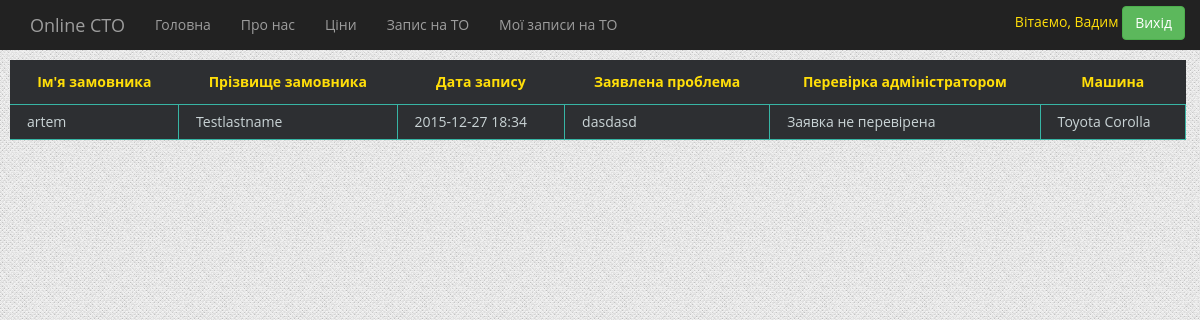
Page /myforms/ (signed in) on the earlier database version.
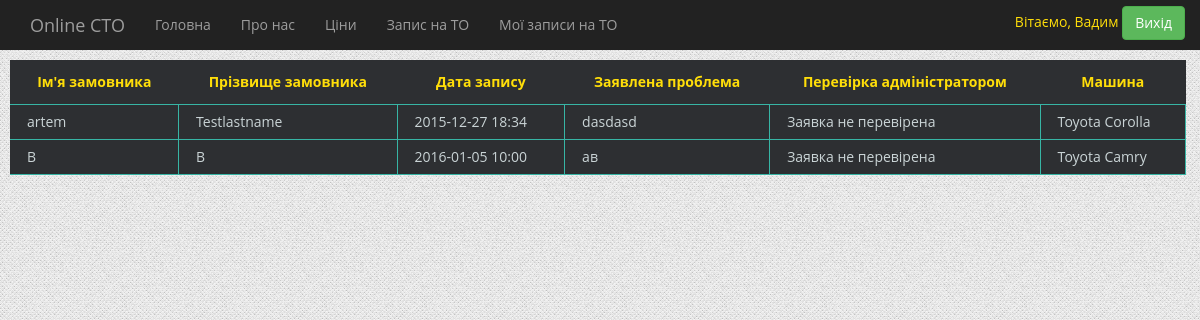
Same page on the later database version.
### forma/models.py (models this page shows)
class Forma(models.Model):
    class Meta():
        db_table = 'forma'
    user_name = models.ForeignKey(User)
    first_name = models.CharField(max_length=200, verbose_name="Ім'я замовника")
    last_name = models.CharField(max_length=200, verbose_name="Призвіще замовника")
    car_name = models.ForeignKey(Cars, verbose_name="Виберіть автомобіль")
    problem = models.TextField(max_length=200, default='', verbose_name="Побажання")
    date = models.DateField(verbose_name="Забронюйте дату")
    time = models.TimeField(verbose_name="Забронюйте час")
    is_checked = models.BooleanField(default=False)
    def __str__(self):
        return self.date.strftime("%Y-%m-%d")+self.time.strftime(" %H:%M")

### app/models.py (models this page shows)
class Cars(models.Model):
    class Meta():
        db_table = 'cars'
    cars_name = models.CharField(max_length=200)
    cars_model = models.CharField(max_length=200)
    def __str__(self):
        return self.cars_name + " " + self.cars_model

### forma/views.py (the view)
# urls.py: url(r'^myforms/', myforms),
def myforms(request):
    if auth.get_user(request).username:
        t = get_template('myforms.html')
        username=auth.get_user(request).username
        if username:
            html = t.render({'myforms' : Forma.objects.filter(user_name=auth.get_user(request)),'first_name':auth.get_user(request).first_name, 'username' : auth.get_user(request).username})
        else:
            html = t.render({'myforms' : Forma.objects.filter(user_name=auth.get_user(request)), 'username' : auth.get_user(request).username})
        return HttpResponse(html)
    else:
        t = get_template('errors.html')
        html = t.render()
        return HttpResponse(html)

### forma/templates/myforms.html
{% extends 'index.html' %}
{% load staticfiles %}
{% block page %}
    <table class="table_dark">
    <thead>
     <tr>
         <th> Ім'я замовника </th>
         <th>Прізвище замовника</th>
         <th>Дата запису</th>
         <th>Заявлена проблема</th>
         <th>Перевірка адміністратором</th>
         <th>Машина</th>
     </tr>
     </thead>
    <tbody>
    {%  for myform in myforms %}
<tr>
    <td>{{  myform.first_name  }}</td>
    <td>{{ myform.last_name }}</td>
    <td>{{ myform }}</td>
    <td>{{ myform.problem }}</td>
<td> {% if myform.is_checked %}
                      Заявка підтвержена, час узгоджений
                      {% else %}
                      Заявка не перевірена
                      {% endif %}</td>
    <td>{{ myform.car_name }}</td>
        </tr>
    {% endfor %}
</tbody>
    </table>
{% endblock %}

Differences in the rows shown:
added Forma: first_name "В", last_name "В", date+time "2016-01-05 10:00", problem "ав", is_checked "Заявка не перевірена", car_name "Toyota Camry"
